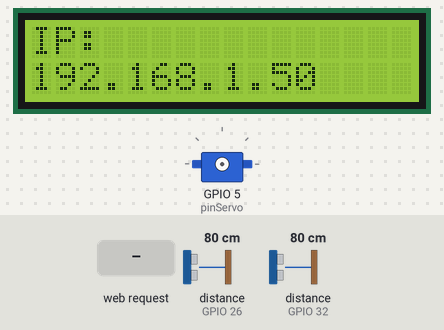
A sketch run on a simulated ESP32. On the bench: 16×2 character LCD, servo. Wiring (inferred from the names in the program): 2 × ultrasonic range finder: trigger GPIO 27, echo GPIO 26 / trigger GPIO 33, echo GPIO 32. The test bench sets the inputs (shaded band); at power-on: distance to the obstacle (sensors on GPIO 26, GPIO 32) 80 cm. The echo pulse lasts 58.3 µs per cm; WiFi joins after 1.5 s; servers stay silent unless stated; what the sketch prints to the serial monitor is not drawn.

Above: at 1.6 s.
At 4.8 s:
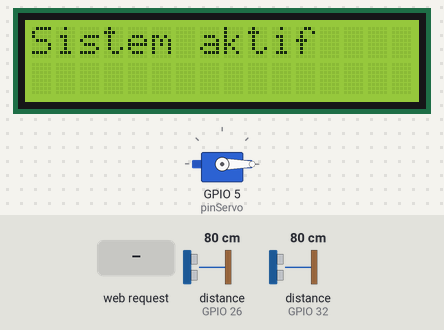
4.9 s: HTTP request GET /api/eggs received
At 5.9 s:
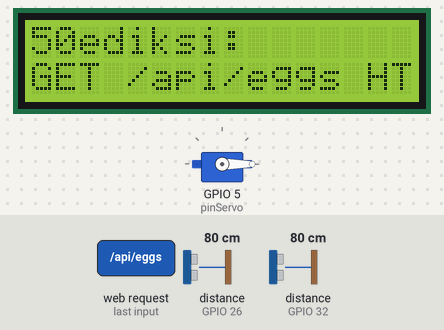
6.6 s: HTTP request GET /jelek received
At 7.8 s:
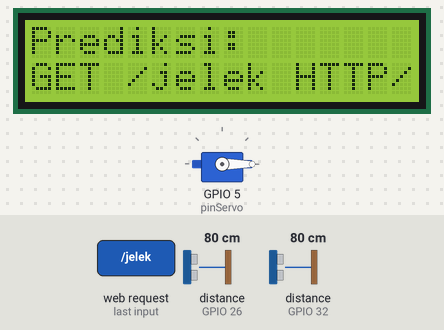
8.1 s: HTTP request GET /bagus received
At 8.7 s:
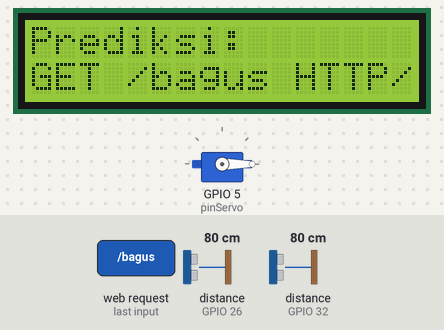
Timing chart, 0 to 11.1 s (numbered marks = the images above; inputs shaded):
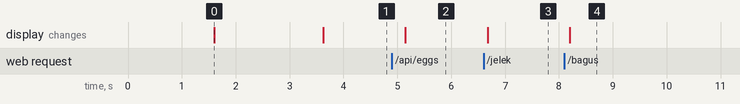

Measured:
- after the input at 4.9 s, the display: changes after 0.25 s (image 2)
- after the input at 6.6 s, the display: changes after 0.07 s (image 3)
- after the input at 8.1 s, the display: changes after 0.10 s (image 4)
- what the display in image 0 shows lasts 2.0 s, from 1.6 s to 3.6 s

The sketch:

sketch_may28a.ino
```cpp
#include <WiFi.h>
#include <Wire.h>
#include <ESP32Servo.h>
#include <LiquidCrystal_I2C.h>
#include <HTTPClient.h>

// === WiFi Configuration ===
const char* ssid = "TP-Link_9B8E";
const char* password = "58797044";

// === Server Manual IP ===
const String serverIP = "192.168.0.107";
const int serverPort = 5000;
const String serverPath = "/api/eggs";

// === ESP32 Server for ESP32-CAM Communication ===
WiFiServer server(8080);
WiFiClient client;

// === LCD Setup ===
LiquidCrystal_I2C lcd(0x27, 16, 2);

// === Servo Setup ===
Servo servoTelur;
const int pinServo = 5; // GPIO5

// === Ultrasonic Sensor Pins ===
const int trigPin1 = 27; // Sensor jelek
const int echoPin1 = 26;
const int trigPin2 = 33; // Sensor bagus
const int echoPin2 = 32;

// === Cooldown Sensor (mencegah spam ke database) ===
// Setelah terdeteksi, tunggu 5 detik sebelum bisa kirim lagi
const unsigned long COOLDOWN_MS = 5000;
unsigned long lastSendSensor1 = 0;
unsigned long lastSendSensor2 = 0;

// Flag: apakah telur sedang ada di depan sensor (untuk debounce)
bool sensor1WasTriggered = false;
bool sensor2WasTriggered = false;

long readDistanceCM(int trigPin, int echoPin) {
  digitalWrite(trigPin, LOW);
  delayMicroseconds(2);
  digitalWrite(trigPin, HIGH);
  delayMicroseconds(10);
  digitalWrite(trigPin, LOW);
  long duration = pulseIn(echoPin, HIGH, 30000);
  return duration * 0.034 / 2;
}

void kirimKeDatabase(const String& jenisTelur) {
  if (WiFi.status() != WL_CONNECTED) {
    Serial.println("WiFi tidak terhubung.");
    return;
  }

  HTTPClient http;
  String url = "http://" + serverIP + ":" + String(serverPort) + serverPath;

  http.begin(url);
  http.addHeader("Content-Type", "application/x-www-form-urlencoded");

  String data = "quality=" + jenisTelur;
  int httpResponseCode = http.POST(data);

  Serial.print("Mengirim ke DB: ");
  Serial.println(url);
  Serial.print("Jenis: ");
  Serial.println(jenisTelur);
  Serial.print("Response code: ");
  Serial.println(httpResponseCode);

  if (httpResponseCode > 0) {
    Serial.println("Respon: " + http.getString());
  } else {
    Serial.println("Gagal kirim data.");
  }

  http.end();
}

void setup() {
  Serial.begin(115200);

  // LCD
  lcd.init();
  lcd.backlight();
  lcd.setCursor(0, 0);
  lcd.print("Connecting WiFi");

  // WiFi
  WiFi.begin(ssid, password);
  while (WiFi.status() != WL_CONNECTED) {
    delay(500);
    Serial.print(".");
  }
  Serial.println("\nWiFi Connected");
  Serial.print("IP Address: ");
  Serial.println(WiFi.localIP());

  lcd.clear();
  lcd.setCursor(0, 0);
  lcd.print("IP:");
  lcd.setCursor(0, 1);
  lcd.print(WiFi.localIP());
  delay(2000);

  // Start TCP Server
  server.begin();

  // Servo
  servoTelur.attach(pinServo);
  servoTelur.write(0); // posisi awal

  // Sensor
  pinMode(trigPin1, OUTPUT);
  pinMode(echoPin1, INPUT);
  pinMode(trigPin2, OUTPUT);
  pinMode(echoPin2, INPUT);

  lcd.clear();
  lcd.print("Sistem aktif");
}

void loop() {
  unsigned long now = millis();

  // === ESP32-CAM Communication ===
  client = server.available();
  if (client) {
    Serial.println("ESP32-CAM terhubung.");
    String incomingData = "";

    while (client.connected()) {
      while (client.available()) {
        char c = client.read();
        incomingData += c;
      }

      if (incomingData.length() > 0) {
        incomingData.trim();
        Serial.print("Prediksi CAM: ");
        Serial.println(incomingData);

        lcd.clear();
        lcd.setCursor(0, 0);
        lcd.print("Prediksi: ");
        lcd.setCursor(0, 1);
        lcd.print(incomingData);

        if (incomingData == "jelek") {
          servoTelur.write(20);
          delay(4000);
          servoTelur.write(90);
        } else if (incomingData == "bagus") {
          servoTelur.write(90);
        }
        client.stop();
        Serial.println("koneksi terputus");
      }
    }
  }

  // === Sensor Jelek (Sensor 1) ===
  // Hanya kirim ke DB jika:
  // 1. Telur baru saja masuk (rising edge: sebelumnya tidak ada, sekarang ada)
  // 2. Cooldown sudah lewat (minimal 5 detik dari pengiriman terakhir)
  long jarak1 = readDistanceCM(trigPin1, echoPin1);
  bool sensor1Aktif = (jarak1 > 0 && jarak1 < 5);

  if (sensor1Aktif && !sensor1WasTriggered) {
    // Telur baru masuk ke area sensor jelek
    if (now - lastSendSensor1 >= COOLDOWN_MS) {
      Serial.println("Telur JELEK terdeteksi.");
      kirimKeDatabase("bad");
      lastSendSensor1 = now;
    }
  }
  sensor1WasTriggered = sensor1Aktif;

  // === Sensor Bagus (Sensor 2) ===
  long jarak2 = readDistanceCM(trigPin2, echoPin2);
  bool sensor2Aktif = (jarak2 > 0 && jarak2 < 5);

  if (sensor2Aktif && !sensor2WasTriggered) {
    // Telur baru masuk ke area sensor bagus
    if (now - lastSendSensor2 >= COOLDOWN_MS) {
      Serial.println("Telur BAGUS terdeteksi.");
      kirimKeDatabase("good");
      lastSendSensor2 = now;
    }
  }
  sensor2WasTriggered = sensor2Aktif;

  delay(200); // minimal delay
}
```
